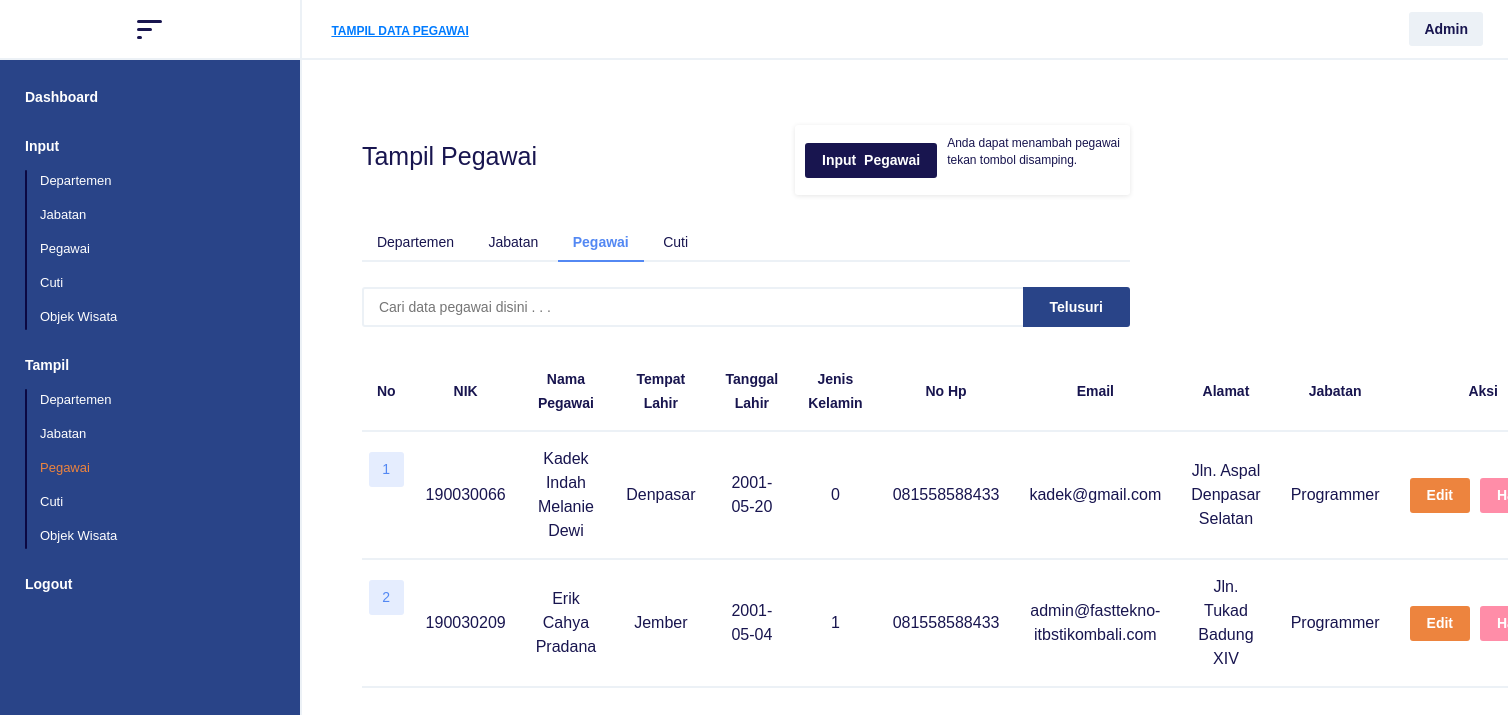
Screenshot of /public/Pegawai/tampilPegawai (signed in) with the database file from the repository.
### tables this page shows
CREATE TABLE `pegawai` (
  `nik` int(11) NOT NULL,
  `nama_pegawai` varchar(255) DEFAULT NULL,
  `tempat_lahir` varchar(50) DEFAULT NULL,
  `tanggal_lahir` date DEFAULT NULL,
  `jenis_kelamin` int(11) DEFAULT NULL,
  `no_hp` varchar(25) DEFAULT NULL,
  `email` varchar(50) DEFAULT NULL,
  `alamat` varchar(75) DEFAULT NULL,
  `id_jabatan` varchar(50) DEFAULT NULL
);

CREATE TABLE `jabatan` (
  `id_jabatan` varchar(50) NOT NULL,
  `id_departemen` varchar(50) NOT NULL,
  `nama_jabatan` varchar(50) NOT NULL,
  `gaji_tunjangan` double DEFAULT NULL
);

### app/core/Controller.php (called while the page is built, shortened)
<?php
class Controller
{
    public function view($view, $data = [])
    {
        require_once '../app/views/' . $view . '.php';
    }
    public function model($model)
    {
        return new $model2;
    }
}

### app/controllers/Pegawai.php (called while the page is built, shortened)
<?php
class Pegawai extends Controller implements MainIndex
{
    public function tampilPegawai()
    {
        $data["title"] = "Tampil Data Pegawai";
        $data["active"] = [
            'dashboard' => "",
            'departemen' => "",
            'jabatan' => "",
            'pegawai' => "",
            'cuti' => "",
            'wisata' => "",
            'tampilPegawai' => "color: #ed843e",
            'tampilCuti' => "",
            'tampilDashboard' => "",
            'tampilDepartemen' => "",
            'tampilJabatan' => "",
            'tampilWisata' => ""
        ];
        $data["dataPegawai"] = $this->model('Pegawai')->getDataPegawai();
        $this->view('templates/header', $data);
        $this->view('/pegawai/tampilPegawai', $data);
        $this->view('templates/footer');
    }
}

### app/core/App.php (called while the page is built, shortened)
<?php
class App
{
    protected $method = 'index';
    protected $parameter = [];
    public function __construct()
    {
        $url = $this->parseURL();
        if (@file_exists('../app/controllers/' . $url[0] . '.php')) {
            unset($url[0]);
        }
        $this->controller = new $controller;
        if (isset($url[1])) {
            if (method_exists($this->controller, $url[1])) {
                $this->method = $url[1];
            }
        }
        call_user_func_array([$this->controller, $this->method], $this->parameter);
    }
    public function parseURL()
    {
        if (isset($_GET['url'])) {
            $url = rtrim($_GET['url'], '/');
            $url = filter_var($url, FILTER_SANITIZE_URL);
            $url = explode('/', $url);
            return $url;
        }
    }
}

### public/index.php (called while the page is built, shortened)
<?php
$app = new paytrik\app\core\App;

### app/core/Database.php (called while the page is built, shortened)
<?php
class Database
{
    private $host = DB_HOST;
    private $password = DB_PASSWORD;
    private $username = DB_USERNAME;
    private $dbName = DB_NAME;
    private $dbHandler;
    private $statement;
    public function __construct()
    {
        $dsn = 'mysql:host=' . $this->host . ';dbname=' . $this->dbName;
        $option = [
            PDO::ATTR_PERSISTENT => true,
            PDO::ATTR_ERRMODE => PDO::ERRMODE_EXCEPTION
        ];
        try {
            $this->dbHandler = new PDO($dsn, $this->username, $this->password, $option);
        } catch (PDOException $e) {
            die($e->getMessage());
        }
    }
    public function query($query)
    {
        $this->statement = $this->dbHandler->prepare($query);
    }
    public function execute()
    {
        $this->statement->execute();
    }
    public function resultSet()
    {
        $this->execute();
        return $this->statement->fetchAll(PDO::FETCH_ASSOC);
    }
}

### app/models/Pegawai.php (called while the page is built, shortened)
<?php
class Pegawai
{
    private $database;
    public function __construct()
    {
        $this->database = new Database;
    }
    public function getDataPegawai()
    {
        $this->database->query("SELECT * FROM pegawai JOIN jabatan ON pegawai.id_jabatan=jabatan.id_jabatan");
        return $this->database->resultSet();
    }
}

### app/views/pegawai/tampilPegawai.php (the view, shortened to what this page needs)
<div class="page">
    <div class="bflex move">
        <h1> Tampil Pegawai </h1>
        <div class="cross cflex">
            <a href="inputpegawai.php"> Input<font style="color: #18154f">_</font>Pegawai </a>
            <p> Anda dapat menambah pegawai <br /> tekan tombol disamping. </p>
        </div>
    </div>
    <?php if ($_SESSION['level'] == 'Admin') { ?>
        <ul>
            <li><a href="<?= ROOT ?>/departemen/tampilDepartemen"> Departemen </a></li>
            <li><a href="<?= ROOT ?>/jabatan/tampilJabatan"> Jabatan </a></li>
            <li style="border-bottom: 2px solid #5388f3;"><a href="<?= ROOT ?>/pegawai/tampilPegawai" style="color: #5388f3; font-weight: bold;"> Pegawai </a></li>
            <li><a href="<?= ROOT ?>/cuti/tampilCuti"> Cuti </a></li>
        </ul>
    <?php } else if ($_SESSION['level'] == 'Kepala Departemen') { ?>
        <ul>
            <li style="border-bottom: 2px solid #5388f3;"><a href="<?= ROOT ?>/pegawai/tampilPegawai" style="color: #5388f3; font-weight: bold;"> Pegawai </a></li>
            <li><a href="<?= ROOT ?>/cuti/tampilCuti"> Cuti </a></li>
        </ul>
    <?php } else if ($_SESSION['level'] == 'Pegawai') { ?>
        <ul>
            <li><a href="<?= ROOT ?>/cuti/tampilCuti"> Cuti </a></li>
        </ul>
    <?php } ?>
</div>
<form method="POST" action="<?= ROOT ?>/pegawai/searchPegawai">
    <div class="winput bflex">
        <input type="text" name="keyword" placeholder="Cari data pegawai disini . . ." style="margin-top: 0px; border-right: 0px; border-radius: 3px 0px 0px 3px">
        <button type="submit" style="margin-top: 0px; border-radius: 0px 3px 3px 0px"> Telusuri </button>
    </div>
</form>
<div class="max">
    <table>
        <tr>
            <td><span> No </span></td>
            <td><span> NIK </span></td>
            <td><span> Nama Pegawai</span></td>
            <td><span> Tempat Lahir </span></td>
            <td><span> Tanggal Lahir </span></td>
            <td><span> Jenis Kelamin</span></td>
            <td><span> No Hp</span></td>
            <td><span> Email </span></td>
            <td><span> Alamat</span></td>
            <td><span> Jabatan</span></td>
            <td><span> Aksi </span></td>
        </tr>
        <?php $no = 1 ?>
        <?php foreach ($data["dataPegawai"] as $pegawai) : ?>
            <tr>
                <td class="number" style="margin-top: 20px;"><?= $no; ?></td>
                <td><?= $pegawai["nik"]; ?></td>
                <td><?= $pegawai["nama_pegawai"]; ?></td>
                <td><?= $pegawai["tempat_lahir"]; ?></td>
                <td><?= $pegawai["tanggal_lahir"]; ?></td>
                <td><?= $pegawai["jenis_kelamin"]; ?></td>
                <td><?= $pegawai["no_hp"]; ?></td>
                <td><?= $pegawai["email"]; ?></td>
                <td><?= $pegawai["alamat"]; ?></td>
                <td><?= $pegawai["nama_jabatan"]; ?></td>
                <td>
                    <div class="cflex">
                        <a href="<?= ROOT ?>/pegawai/detailPegawai/<?= $pegawai["nik"] ?>" class="btn-edit"> Edit </a>
                        <a href="<?= ROOT ?>/pegawai/deletePegawai/<?= $pegawai["nik"] ?>" class="btn-hapus" onclick="return confirm('Apakah anda ingin mengahpus data?')"> Hapus </a>
                    </div>
            </tr>
            <?php $no++ ?>
        <?php endforeach; ?>
    </table>
</div>

### app/views/templates/header.php (shortened to what this page needs)
<!DOCTYPE html>
<html>
<head>
    <link rel="stylesheet" href="https://cdn.jsdelivr.net/npm/bootstrap@4.6.0/dist/css/bootstrap.min.css">
    <link rel="stylesheet" type="text/css" href="<?= ROOT ?>/dist/css/myStyle.css">
</head>
<body>
    <div class="bflex">
        <div class="head cflex">
            <a class="btn-menu">
                <div class="icon icon1"></div>
                <div class="icon icon2"></div>
                <div class="icon icon3"></div>
            </a>
        </div>
        <div class="lcontainer">
            <ul class="menu">
                <li class="title-menu"><a href="<?= ROOT ?>/dashboard"><span style="<?= $data["active"]["dashboard"]; ?>"> Dashboard </span></a></li>
                <?php if ($_SESSION['level'] == 'Admin') { ?>
                    <li class="title-menu"><a href="<?= ROOT ?>/Departemen"><span> Input </span></a>
                        <ul class="drop">
                            <li><a href="<?= ROOT ?>/Departemen" style="<?= $data["active"]["departemen"]; ?>"> Departemen </a></li>
                            <li><a href="<?= ROOT ?>/Jabatan" style="<?= $data["active"]["jabatan"]; ?>"> Jabatan </a></li>
                            <li><a href="<?= ROOT ?>/Pegawai" style="<?= $data["active"]["pegawai"]; ?>"> Pegawai </a></li>
                            <li><a href="<?= ROOT ?>/Cuti" style="<?= $data["active"]["cuti"] ?>"> Cuti </a></li>
                            <li><a href="<?= ROOT ?>/Wisata" style="<?= $data["active"]["wisata"] ?>"> Objek Wisata </a></li>
                        </ul>
                    </li>
                    <li class="title-menu"><a href="<?= ROOT ?>/Departemen/tampilDepartemen"><span> Tampil </span></a>
                        <ul class="drop">
                            <li><a href="<?= ROOT ?>/Departemen/tampilDepartemen" style="<?= $data["active"]["tampilDepartemen"]; ?>"> Departemen </a></li>
                            <li><a href="<?= ROOT ?>/Jabatan/tampilJabatan" style="<?= $data["active"]["tampilJabatan"]; ?>"> Jabatan </a></li>
                            <li><a href="<?= ROOT; ?>/Pegawai/tampilPegawai" style="<?= $data["active"]["tampilPegawai"]; ?>"> Pegawai </a></li>
                            <li><a href="<?= ROOT; ?>/Cuti/tampilCuti" style="<?= $data["active"]["tampilCuti"]; ?>"> Cuti </a></li>
                            <li><a href="<?= ROOT ?>/Wisata/tampilWisata" style="<?= $data["active"]["tampilWisata"] ?>"> Objek Wisata </a></li>
                        </ul>
                    </li>
                <?php } else if ($_SESSION['level'] == 'Kepala Departemen') { ?>
                    <li class="title-menu"><a href="<?= ROOT ?>/Pegawai"><span> Input </span></a>
                        <ul class="drop">
                            <li><a href="<?= ROOT ?>/Pegawai" style="<?= $data["active"]["pegawai"]; ?>"> Pegawai </a></li>
                            <li><a href="<?= ROOT ?>/Cuti" style="<?= $data["active"]["cuti"] ?>"> Cuti </a></li>
                        </ul>
                    </li>
                    <li class="title-menu"><a href="<?= ROOT ?>/Pegawai/tampilPegawai"><span> Tampil </span></a>
                        <ul class="drop">
                            <li><a href="<?= ROOT ?>/Pegawai/tampilPegawai" style="<?= $data["active"]["tampilPegawai"]; ?>"> Pegawai </a></li>
                            <li><a href="<?= ROOT ?>/Cuti/tampilCuti" style="<?= $data["active"]["tampilCuti"]; ?>"> Cuti </a></li>
                        </ul>
                    </li>
                <?php } else if ($_SESSION['level'] == 'Pegawai') { ?>
                    <li class="title-menu"><a href="<?= ROOT ?>/cuti"><span> Input </span></a>
                        <ul class="drop">
                            <li><a href="<?= ROOT ?>/cuti" style="<?= $data["active"]["cuti"]; ?>"> Cuti </a></li>
                        </ul>
                    </li>
                    <li class="title-menu"><a href="<?= ROOT ?>/cuti/tampilCuti"><span> Tampil </span></a>
                        <ul class="drop">
                            <li><a href="<?= ROOT ?>/cuti/tampilCuti" style="<?= $data["active"]["tampilCuti"]; ?>"> Cuti </a></li>
                        </ul>
                    </li>
                <?php } ?>
                <li><a class="btn-logout"><span> Logout </span></a></li>
            </ul>
        </div>
        <div class="rcontainer">
            <div class="header bflex">
                <p style="margin-top: 20px;" class="badge text-primary text-uppercase "><u><?= $data["title"] ?></u></p>
                <div class="title-user">
                    <span> <?php echo $_SESSION['level'] ?> </span>
                </div>
            </div>
            <div class="wrapper">
                <div class="delimiter" style="margin-left:5%;">

### app/views/templates/footer.php (shortened to what this page needs)
</div>
</div>
</div>
</div>
</body>
</html>

### rows the page displays
pegawai: nik "190030066", nama_pegawai "Kadek Indah Melanie Dewi", tempat_lahir "Denpasar", tanggal_lahir "2001-05-20", jenis_kelamin "0", no_hp "081558588433", email "kadek@gmail.com", alamat "Jln. Aspal Denpasar Selatan", id_jabatan.nama_jabatan "Programmer"
pegawai: nik "190030209", nama_pegawai "Erik Cahya Pradana", tempat_lahir "Jember", tanggal_lahir "2001-05-04", jenis_kelamin "1", no_hp "081558588433", email "admin@fasttekno-itbstikombali.com", alamat "Jln. Tukad Badung XIV", id_jabatan.nama_jabatan "Programmer"

### other values shown
$data["title"] "TAMPIL DATA PEGAWAI"
$_SESSION['level'] "Admin"
